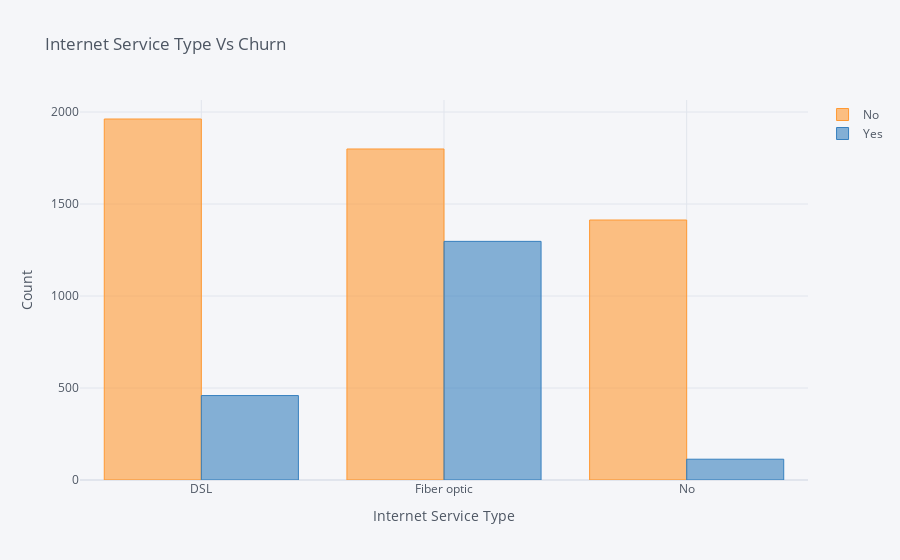

This figure's notebook cell:
### Code cell
#Comparing the Churn with Internet Service
cf.go_offline()
sns.set(style='whitegrid')

pd.crosstab(dataset['InternetService'],dataset['Churn']).iplot(kind='bar' , title = 'Internet Service Type Vs Churn' ,xTitle = 'Internet Service Type',yTitle = 'Count' )

### Figure 1 — Plotly figure (JSON) as saved in the notebook; plotly's stock layout.template omitted (floating-point values rounded to 4 significant figures)
{"data": [{"marker": {"color": "rgba(255, 153, 51, 0.6)", "line": {"color": "rgba(255, 153, 51, 1.0)", "width": 1}}, "name": "No", "orientation": "v", "text": "", "type": "bar", "x": ["DSL", "Fiber optic", "No"], "y": [1962, 1799, 1413]}, {"marker": {"color": "rgba(55, 128, 191, 0.6)", "line": {"color": "rgba(55, 128, 191, 1.0)", "width": 1}}, "name": "Yes", "orientation": "v", "text": "", "type": "bar", "x": ["DSL", "Fiber optic", "No"], "y": [459, 1297, 113]}], "layout": {"legend": {"bgcolor": "#F5F6F9", "font": {"color": "#4D5663"}}, "paper_bgcolor": "#F5F6F9", "plot_bgcolor": "#F5F6F9", "title": {"font": {"color": "#4D5663"}, "text": "Internet Service Type Vs Churn"}, "xaxis": {"gridcolor": "#E1E5ED", "showgrid": true, "tickfont": {"color": "#4D5663"}, "title": {"font": {"color": "#4D5663"}, "text": "Internet Service Type"}, "zerolinecolor": "#E1E5ED"}, "yaxis": {"gridcolor": "#E1E5ED", "showgrid": true, "tickfont": {"color": "#4D5663"}, "title": {"font": {"color": "#4D5663"}, "text": "Count"}, "zerolinecolor": "#E1E5ED"}}}
